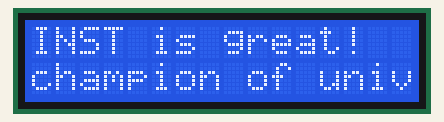
This sketch was run on a simulated Arduino Uno, built with avr-gcc and run on an emulated ATmega328P. On the bench: 16×2 character LCD.

Above: at 0.1 s.
At 1.1 s:
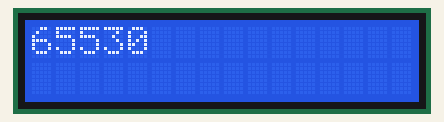
At 10.1 s:
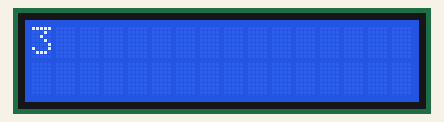
At 19.2 s:
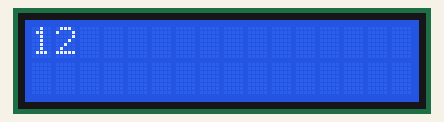
At 28.2 s:
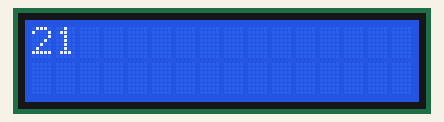
At 38.2 s:
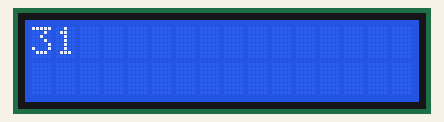

Measured:
- what the display in image 1 shows lasts 1.0 s, from 1.1 s to 2.1 s

The sketch:

HelloWorld_nodisp.ino
```cpp
#include <LiquidCrystal.h>

//RS,E , D4,d5,d6,d7
LiquidCrystal lcd(A5, A4, A3, A2, A1, A0);

void setup() {
  // set up the LCD's number of columns and rows:
  lcd.begin(16, 2);
  // Print a message to the LCD.
  lcd.print("INST is great!");
   lcd.setCursor(0, 1); // col, row
  lcd.print("champion of universe");
  delay(1000);
}
unsigned int i=65530;
void loop() {
  lcd.clear();
  lcd.print(i); i++;
  delay(1000);
}
```
